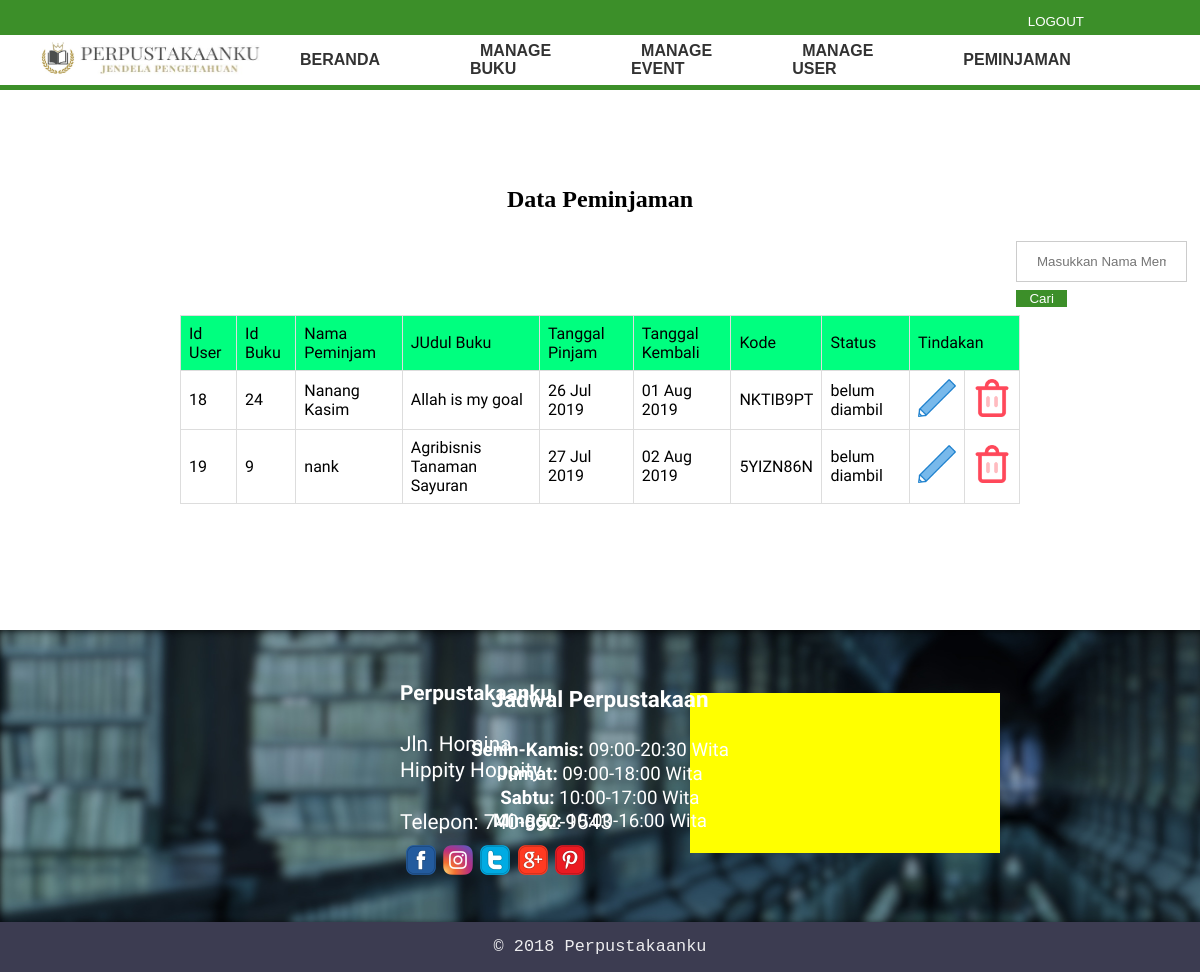
The page /peminjaman.php (signed in) on the database its author committed.
### tables this page shows
CREATE TABLE `peminjaman` (
  `id` int(11) NOT NULL,
  `id_user` int(11) NOT NULL,
  `id_buku` int(11) NOT NULL,
  `nama user` varchar(30) NOT NULL,
  `judul buku` varchar(30) NOT NULL,
  `tgl_pinjam` varchar(30) NOT NULL,
  `tgl_kembali` varchar(30) NOT NULL,
  `kode` varchar(30) NOT NULL,
  `status` varchar(30) NOT NULL
);

### peminjaman.php (the view, shortened to what this page needs)
  <?php  include 'koneksi/koneksi.php';
 ?>
<!DOCTYPE html>
<html>
<head>
	<link rel="stylesheet" type="text/css" href="style.css">
</head>
<body>
<div class="navi">
	<div class="top-head">
		<ul>
			<li><button onclick="document.getElementById('id01').style.display='block'" style="width:auto;">LOGOUT</button></li>
		</ul>
	</div>
	<div class="mid-head">
		<ul>
			<li><img style="height:35px; width:35px; margin-right:-100px" src="logo3.jpg"></li>
			<li><img style="width:180px; height:30px; margin-right:-50px; margin-left:-40px; float:right; padding-top:1px;" src="logo2.jpg"></li>
			<li><a href="index admin.php"><b>BERANDA</b></a></li>
			<li><a href="manage buku.php"><b>MANAGE BUKU</b></a></li>
			<li><a href="manage event.php"><b>MANAGE EVENT</b></a></li>
			<li><a href="kelolamember.php"><b>MANAGE USER</b></a></li>
			<li><a href="kelolamember.php"><b>PEMINJAMAN</b></a></li>
		</ul>
	</div>
	<div class="bot-head"></div>
</div >
<div class="header-gap">
	<img class="header-gap-white" src="white.jpg">
<br><br><br><br><br>
<div >
<h2 align="center">Data Peminjaman</h2>
<div class="daftar-table">
<form style="margin-left:500px; width:25%;" action="" method="post">
	<input style="text-align: center;"  type="text" name="keyword" size="30" placeholder="Masukkan Nama Member">
	<button style="width:30%;" type="submit" name="cari">Cari</button>
</form>
</div>
<table width="70%" border="1" cellpadding="10" cellspacing="0" align="center">
	<tr align="center" bgcolor="springgreen">
		<td>Id User</td>
		<td>Id Buku</td>
		<td>Nama Peminjam</td>
		<td>JUdul Buku</td>
		<td>Tanggal Pinjam</td>
		<td>Tanggal Kembali</td>
		<td>Kode</td>
		<td>Status</td>
		<td colspan="2">Tindakan</td>
	</tr>
	<?php
		$datanya = "SELECT * FROM peminjaman";
		$query = mysqli_query($conn, $datanya);
		while ($data = mysqli_fetch_assoc($query)){
	 ?>
	<tr align="center">
		<td><?php echo $data['id_user']; ?></td>
		<td><?php echo $data['id_buku']; ?></td>
		<td><?php echo $data['nama user']; ?></td>
		<td><?php echo $data['judul buku']; ?></td>
		<td><?php echo $data['tgl_pinjam']; ?></td>
		<td><?php echo $data['tgl_kembali']; ?></td>
		<td><?php echo $data['kode']; ?></td>
		<td><?php echo $data['status']; ?></td>
		<td><a href="editpeminjaman.php?id=<?php echo $data['id']; ?>"><img style="width:38px; height:38px;" src="Buttons/pencil2.png"></a></td>
		<td><a href="Tindakan/hapuspeminjaman.php?id=<?php echo $data['id']; ?>"><img style="width:38px; height:38px;" src="Buttons/delete.png"></a></td>
	</tr>
<?php } ?>
</table>
</div>
<br><br><br><br><br><br><br>
<div class="footer-container">
	<div class="footer-info">
		<div class="footer-alamat">
			<p><b>Perpustakaanku</b></p><br>
			<p>Jln. Homina</p>
			<p>Hippity Hoppity</p><br>
			<p>Telepon: 740-852-9543</p>
		</div>
		<div class="footer-jadwal">
			<p style="font-size:120%;"><b>Jadwal Perpustakaan</b></p><br>
			<p><b>Senin-Kamis:</b>&nbsp;09:00-20:30 Wita</p>
			<p><b>Jum'at:</b>&nbsp;09:00-18:00 Wita</p>
			<p><b>Sabtu:</b>&nbsp;10:00-17:00 Wita</p>
			<p><b>Minggu:</b>&nbsp;10:00-16:00 Wita</p>
		</div>
		<div id="google-map"></div>
					<div class="social-media-buttons">
				<a href=""><img class="button-item" src="facebook_button.png"></a>
				<a href=""><img class="button-item" src="ig2_button.png"></a>
				<a href=""><img class="button-item" src="twitter_button.png"></a>
				<a href=""><img class="button-item" src="google_button.png"></a>
				<a href=""><img class="button-item" src="pin_button.png"></a>
			</div>
	</div>
	<footer>
		<p class="footer-text">&copy; 2018 Perpustakaanku</p>
	</footer>
</div>
</body>
</html>

### style.css (style rules this page uses)
body { height:100%; margin:0; padding:0; }
a { text-decoration:none; }
.navi { position:fixed; width: 100%; }
.top-head { margin-top:-17px; height:40px; transition: height 0.4s; background-color:rgb(60, 143, 41); }
.top-head ul { list-style-type: none; text-decoration:none; margin-right:90px; padding-top:15px; }
.top-head li { float:right; padding:10px; padding-top:0px; padding-bottom:0px; padding-right:20px; font-size:80%; }
.mid-head { height:50px; margin-top:-20px; transition: margin-top 0.5s, height 0.5s; background-color:white; }
.mid-head ul { list-style: none; text-decoration:none; display:flex; align-items: center; padding-top:5px; }
.mid-head ul li { float:left; }
.mid-head li { margin-right:80px; }
.mid-head ul li a { font-family: Helvetica; color:black; font-weight:500; opacity:0.8; padding:10px; border-radius: 5px; transition: background-color 0.3s, color 0.1s, underline 0.3s; }
.mid-head a { padding:0px; transition: padding 0.4s; }
.bot-head { height:5px; background-color:rgb(60, 143, 41); }
.header-gap-white { height:200px; margin-bottom:-110px; }
footer { background-color:rgb(60, 60, 81); height: 50px; text-align:center; color:white; margin-top:-20px; }
.footer-text { padding:15px; font-family:monospace; font-size:130%; opacity:0.9; }
.footer-info { background-image: url("img11-6.jpg"); width:99.99%; height: 295px; color:white; font-family:'Poor Story', cursive; font-size:130%; }
.footer-alamat { padding-top:40px; padding-left:400px; text-align: left; line-height: 1px; color:white; line-height: 5px; }
.button-item { height:32px; width:32px; transition: height 0.3s ease-in-out, width 0.3s ease-in-out; }
.social-media-buttons { margin-left:405px; margin-top:20px; }
.footer-jadwal { margin-left:0px; margin-top:-150px; text-align:center; line-height: 1px; color:white; line-height: 5px; font-size: 90%; }
#google-map { width:310px; height:160px; background-color:yellow; float:right; margin-right:200px; margin-top:-150px; }
input[type=text], input[type=password] { width: 100%; padding: 12px 20px; margin: 8px 0; display: inline-block; border: 1px solid #ccc; box-sizing: border-box; }
button { background-color: rgb(60, 143, 41); color: white; //padding: 14px 20px; margin: 8px 0; border: none; cursor: pointer; width: 100%; margin-top:-1px; transition: color 0.4s; }
.daftar-table { font-family:monospace; font-size: 120%; display: block; margin-left:43%; }

### peminjaman.php (style rules this page uses)
table { font-family: 'Yatra One'; border-collapse: collapse; }
td, th { border: 1px solid #dddddd; text-align: left; padding: 8px; }

### rows shown on the page
peminjaman: id_user "18", id_buku "24", nama user "Nanang Kasim", judul buku "Allah is my goal", tgl_pinjam "26 Jul 2019", tgl_kembali "01 Aug 2019", kode "NKTIB9PT", status "belum diambil"
peminjaman: id_user "19", id_buku "9", nama user "nank", judul buku "Agribisnis Tanaman Sayuran", tgl_pinjam "27 Jul 2019", tgl_kembali "02 Aug 2019", kode "5YIZN86N", status "belum diambil"
